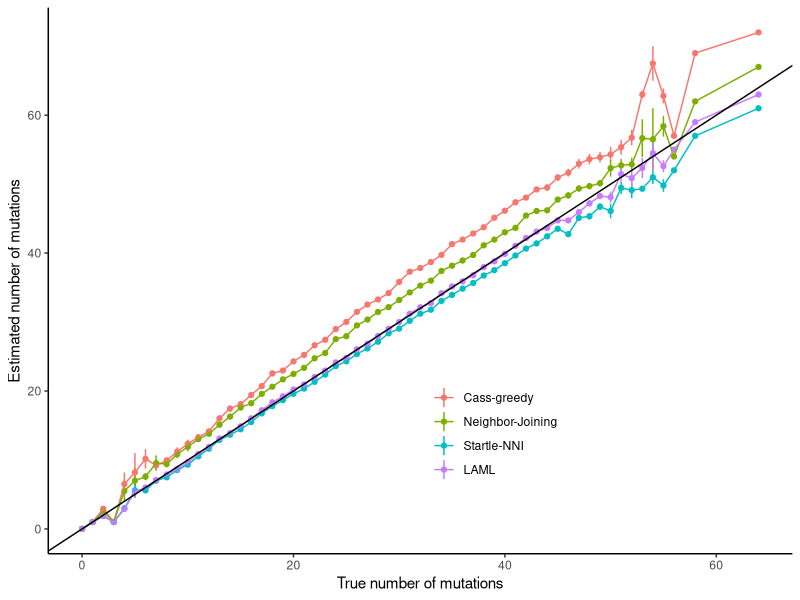
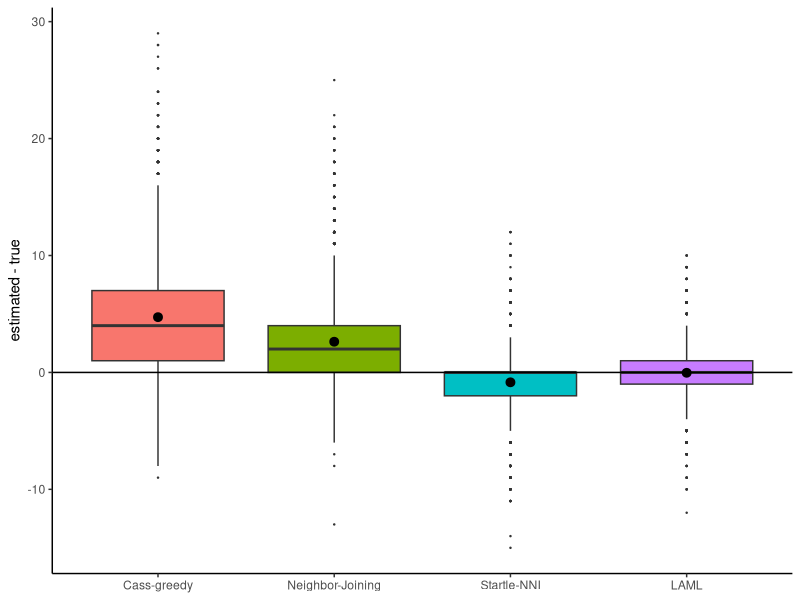
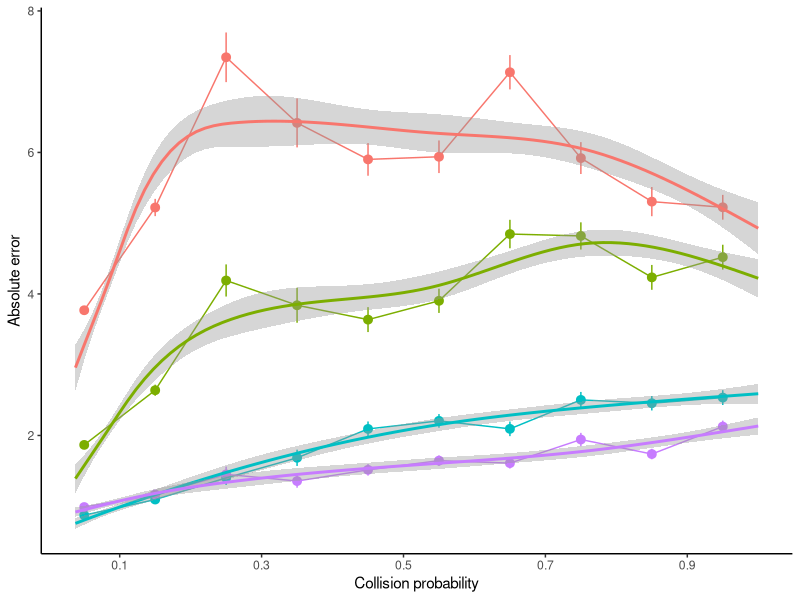
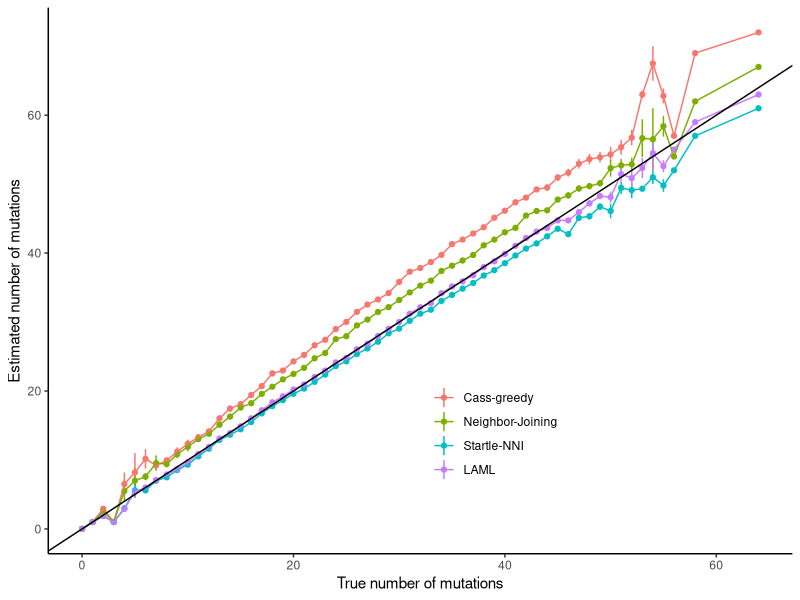
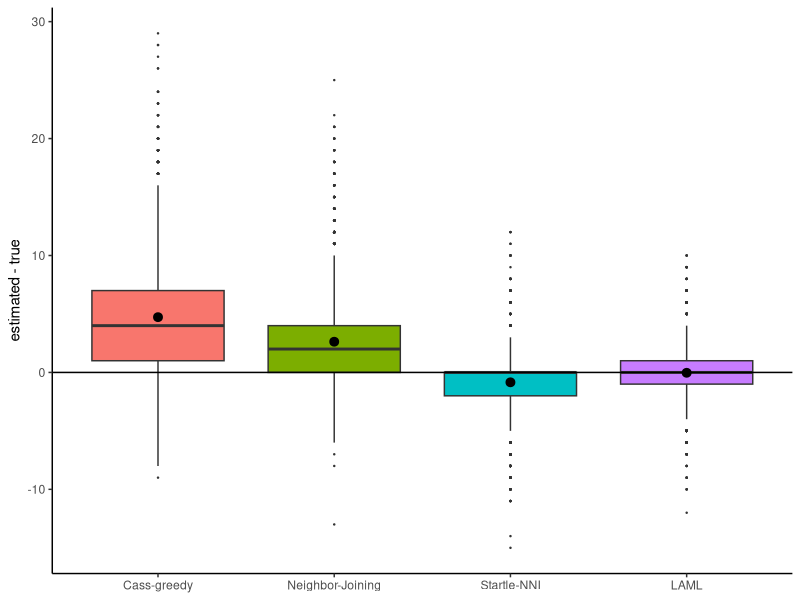
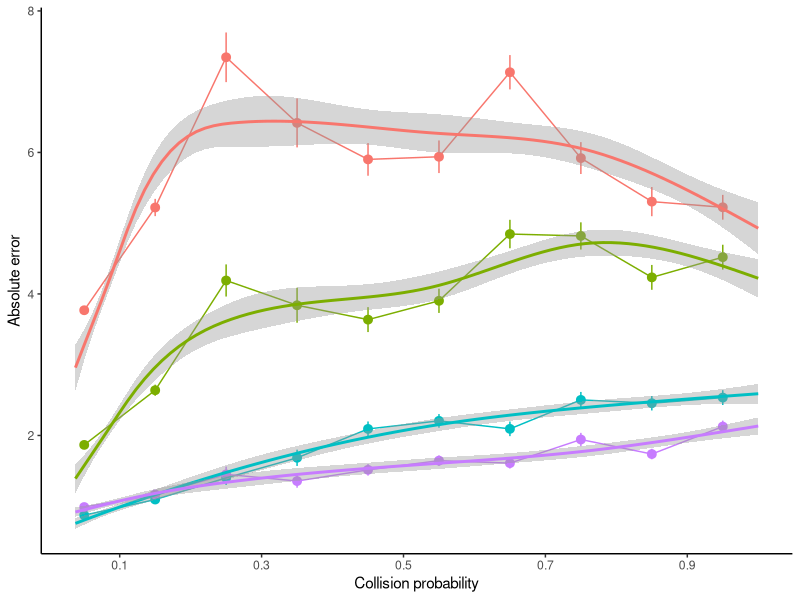

Write R code to recreate these figures, in order.
setwd("/Users/gc3045/scmail_v1/sc-mail-experiments/sim_tlscl/Results/mutation_count")

require(ggplot2)

d = read.table("count_mutations.txt",header=T)

d$method = factor(d$method,levels = c("Cass-greedy","NJ","Startle","Problin"),labels=c("Cass-greedy","Neighbor-Joining","Startle-NNI","LAML"))

ggplot(d,aes(x=trueNmus,y=estNmus,color=method)) + 
  stat_summary(size=0.2,alpha=1) + 
  geom_line(stat="summary") + 
  #geom_smooth(size=1,method="lm",se = F) + 
  geom_abline(linetype=1) +
  xlab("True number of mutations") + ylab("Estimated number of mutations") + 
  guides(fill=guide_legend(nrow=2,byrow=TRUE)) + 
  theme_classic() + theme(legend.title = element_blank(), legend.position = c(0.6,0.22))
  
ggsave("count_mutations.pdf",width=5,height=5)

ggplot(d,aes(x=method,y=estNmus-trueNmus,fill=method)) + geom_boxplot(outlier.size = 0.2) + 
  stat_summary() + ylab("estimated - true") + 
  geom_hline(yintercept = 0) + theme_classic() + 
  theme(legend.position="None",axis.title.x = element_blank())
ggsave("count_mutations_boxplot.pdf",width=4,height=4)

ggplot(d,aes(x=collision,y=abs(estNmus-trueNmus),color=method)) + 
  stat_summary_bin(binwidth = 0.1) +
  geom_line(stat="summary_bin",binwidth=0.1) + 
  geom_smooth() + 
  xlab("Collision probability") + ylab("Absolute error") +
  theme_classic() + theme(legend.title = element_blank(), legend.position = "None") +
  scale_x_continuous(breaks = c(0.1,0.3,0.5,0.7,0.9))
ggsave("collision_vs_error.pdf",width=4,height=4)

#########Correlation with collision
with(d[d$method == "Startle-NNI",],cor(collision,abs(trueNmus-estNmus)))
with(d[d$method == "Problin",],cor(collision,abs(trueNmus-estNmus)))
with(d[d$method == "Cass-greedy",],cor(collision,abs(trueNmus-estNmus)))
with(d[d$method == "Neighbor-Joining",],cor(collision,abs(trueNmus-estNmus)))

######### Mean absolute error
with(d[d$method == "Cass-greedy",],mean(abs(trueNmus-estNmus)))
with(d[d$method == "Startle-NNI",],mean(abs(trueNmus-estNmus)))
with(d[d$method == "Problin",],mean(abs(trueNmus-estNmus)))
with(d[d$method == "Neighbor-Joining",],mean(abs(trueNmus-estNmus)))

######### Root mean square error
with(d[d$method == "Cass-greedy",],sqrt(mean((trueNmus-estNmus)**2)))
with(d[d$method == "Startle-NNI",],sqrt(mean((trueNmus-estNmus)**2)))
with(d[d$method == "Problin",],sqrt(mean((trueNmus-estNmus)**2)))
with(d[d$method == "Neighbor-Joining",],sqrt(mean((trueNmus-estNmus)**2)))

######### Bias
with(d[d$method == "Cass-greedy",],mean(estNmus-trueNmus))
with(d[d$method == "Startle-NNI",],mean(estNmus-trueNmus))
with(d[d$method == "Problin",],mean(estNmus-trueNmus))
with(d[d$method == "Neighbor-Joining",],mean(estNmus-trueNmus))
